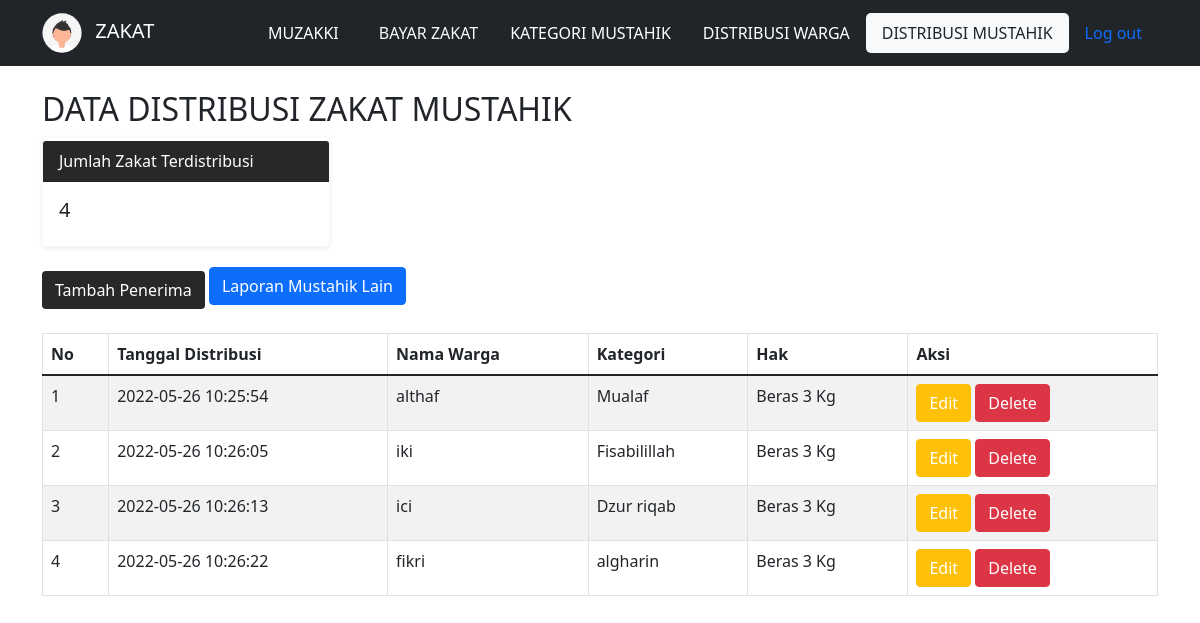
/mustahiklainnya.php (signed in), run on the app's committed database.
### tables this page shows
CREATE TABLE `mustahik_lainnya` (
  `idmustahiklainnya` int(11) NOT NULL,
  `idkategori` int(11) NOT NULL,
  `tglah` timestamp NOT NULL DEFAULT current_timestamp(),
  `namamt` varchar(20) NOT NULL,
  `kategorimt` varchar(20) NOT NULL,
  `hakmt` int(11) NOT NULL
);

### mustahiklainnya.php (the view, shortened to what this page needs)
<?php
require "ceklogin.php";
$h1 = mysqli_query($c, "select * from mustahik_lainnya");
$h2 = mysqli_num_rows($h1);
?>
<!doctype html>
<html lang="en">
<head>
  <link href="https://cdn.jsdelivr.net/npm/bootstrap@5.1.3/dist/css/bootstrap.min.css" rel="stylesheet">
  <link type="text/css" rel="stylesheet" href="css/style.css">
</head>
<body>
  <nav class="navbar navbar-dark bg-dark">
    <div class="container">
      <a class="navbar-brand" href="#">
        <img src="img/avatar.svg" alt="Hello there!" width="40" height="40" class="d-inline-block me-2">
        ZAKAT
      </a>
      <ul class="nav justify-content-end">
        <li class="nav-item">
          <a class="nav-link active text-white" aria-current="page" href="index.php">MUZAKKI</a>
        </li>
        <li class="nav-item">
          <a class="nav-link active text-light ms-2" aria-current="page" href="bayarzakat.php">BAYAR ZAKAT</a>
        </li>
        <li class="nav-item">
          <a class="nav-link text-white" aria-current="page" href="mustahik.php">KATEGORI MUSTAHIK</a>
        </li>
        <li class="nav-item">
          <a class="nav-link text-white" aria-current="page" href="mustahikwarga.php">DISTRIBUSI WARGA</a>
        </li>
        <li class="nav-item">
          <a class="nav-link bg-light text-dark" aria-current="page" href="mustahiklainnya.php">DISTRIBUSI MUSTAHIK</a>
        </li>
        <li class="nav-item">
          <a class="nav-link" aria-current="page" href="logout.php">Log out</a>
        </li>
      </ul>
  </nav>
  <div class="container">
    <br>
    <h2>DATA DISTRIBUSI ZAKAT MUSTAHIK</h2>
    <div class="card border-light mb-3 shadow-sm" style="max-width: 18rem;">
      <div class="card-header text-white mt-1" style="background-color:rgb(40, 40, 40);">Jumlah Zakat Terdistribusi</div>
      <div class="card-body">
        <h5 class="card-title"><?= $h2; ?></h5>
      </div>
    </div>
    <button type="button" class="btn text-white mt-2" style="background-color:rgb(40, 40, 40);" data-bs-toggle="modal" data-bs-target="#bukamodal">
      Tambah Penerima
    </button>
    <a class="btn btn-primary" href="laporanmustahiklainnya.php" role="button" target="blank">Laporan Mustahik Lain</a>
    <table class="table table-bordered table-striped mt-4">
      <thead>
        <tr>
          <th>No</th>
          <th>Tanggal Distribusi</th>
          <th>Nama Warga</th>
          <th>Kategori</th>
          <th>Hak</th>
          <th>Aksi</th>
        </tr>
      </thead>
      <tbody>
        <?php
        $get = mysqli_query($c, "select * from mustahik_lainnya");
        $i = 1;
        while ($p = mysqli_fetch_array($get)) {
          $idmustahiklainnya = $p['idmustahiklainnya'];
          $tglah = $p['tglah'];
          $namamt = $p['namamt'];
          $kategorimt = $p['kategorimt'];
          $hakmt = $p['hakmt'];
        ?>
          <tr>
            <th class="fw-lighter"> <?= $i++; ?> </th>
            <th class="fw-lighter"> <?= $tglah; ?> </th>
            <th class="fw-lighter"> <?= $namamt; ?> </th>
            <th class="fw-lighter"> <?= $kategorimt; ?> </th>
            <th class="fw-lighter"> Beras <?= number_format($hakmt); ?> Kg </th>
            <td>
              <button type="button" class="btn btn-warning text-white" data-bs-toggle="modal" data-bs-target="#edit<?= $idmustahiklainnya; ?>">
                Edit
              </button>
              <button type="button" class="btn btn-danger text-white" data-bs-toggle="modal" data-bs-target="#delete<?= $idmustahiklainnya; ?>">
                Delete
              </button>
            </td>
          </tr>
        <?php
        };
        ?>
      </tbody>
    </table>
  </div>
  <br>
  <br>
</body>
</html>

### css/style.css (style rules this page uses)
.table { margin-top: 50px; }
.bg-light { border-radius: 5px; }

### data on the page
mustahik_lainnya: tglah "2022-05-26 10:25:54", namamt "althaf", kategorimt "Mualaf", hakmt "3"
mustahik_lainnya: tglah "2022-05-26 10:26:05", namamt "iki", kategorimt "Fisabilillah", hakmt "3"
mustahik_lainnya: tglah "2022-05-26 10:26:13", namamt "ici", kategorimt "Dzur riqab", hakmt "3"
mustahik_lainnya: tglah "2022-05-26 10:26:22", namamt "fikri", kategorimt "algharin", hakmt "3"

### other printed values
$h2 "4"
